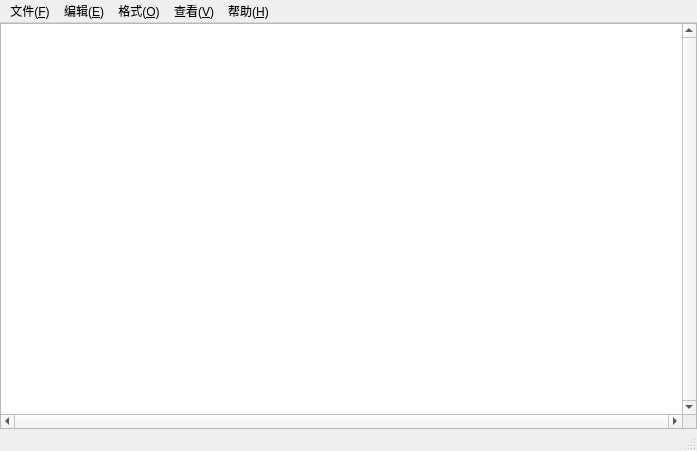
<?xml version="1.0" encoding="UTF-8"?>
<ui version="4.0">
 <class>MainWindow</class>
 <widget class="QMainWindow" name="MainWindow">
  <property name="geometry">
   <rect>
    <x>0</x>
    <y>0</y>
    <width>697</width>
    <height>451</height>
   </rect>
  </property>
  <property name="mouseTracking">
   <bool>false</bool>
  </property>
  <property name="windowTitle">
   <string>记事本</string>
  </property>
  <property name="windowIcon">
   <iconset>
    <normaloff>res/np_mi.ico</normaloff>
    <normalon>res/np_mi.ico</normalon>res/np_mi.ico</iconset>
  </property>
  <property name="animated">
   <bool>true</bool>
  </property>
  <property name="documentMode">
   <bool>false</bool>
  </property>
  <widget class="QWidget" name="centralWidget">
   <layout class="QGridLayout" name="gridLayout_2">
    <property name="leftMargin">
     <number>0</number>
    </property>
    <property name="topMargin">
     <number>0</number>
    </property>
    <property name="rightMargin">
     <number>0</number>
    </property>
    <property name="bottomMargin">
     <number>0</number>
    </property>
    <property name="horizontalSpacing">
     <number>6</number>
    </property>
    <item row="0" column="0">
     <layout class="QGridLayout" name="gridLayout">
      <property name="sizeConstraint">
       <enum>QLayout::SetMaximumSize</enum>
      </property>
      <property name="spacing">
       <number>0</number>
      </property>
      <item row="0" column="0">
       <widget class="QPlainTextEdit" name="plainTextEdit">
        <property name="font">
         <font>
          <family>宋体</family>
          <pointsize>12</pointsize>
         </font>
        </property>
        <property name="frameShape">
         <enum>QFrame::StyledPanel</enum>
        </property>
        <property name="verticalScrollBarPolicy">
         <enum>Qt::ScrollBarAlwaysOn</enum>
        </property>
        <property name="horizontalScrollBarPolicy">
         <enum>Qt::ScrollBarAlwaysOn</enum>
        </property>
       </widget>
      </item>
     </layout>
    </item>
   </layout>
  </widget>
  <widget class="QMenuBar" name="menuBar">
   <property name="geometry">
    <rect>
     <x>0</x>
     <y>0</y>
     <width>697</width>
     <height>23</height>
    </rect>
   </property>
   <property name="sizePolicy">
    <sizepolicy hsizetype="MinimumExpanding" vsizetype="Minimum">
     <horstretch>0</horstretch>
     <verstretch>0</verstretch>
    </sizepolicy>
   </property>
   <widget class="QMenu" name="menu_F">
    <property name="title">
     <string>文件(&amp;F)</string>
    </property>
    <addaction name="newfile"/>
    <addaction name="openfile"/>
    <addaction name="savefile"/>
    <addaction name="saveas"/>
    <addaction name="separator"/>
    <addaction name="pageset"/>
    <addaction name="print"/>
    <addaction name="separator"/>
    <addaction name="exit"/>
   </widget>
   <widget class="QMenu" name="menu_E">
    <property name="title">
     <string>编辑(&amp;E)</string>
    </property>
    <addaction name="undo"/>
    <addaction name="separator"/>
    <addaction name="cut"/>
    <addaction name="copy"/>
    <addaction name="paste"/>
    <addaction name="delete_2"/>
    <addaction name="separator"/>
    <addaction name="find"/>
    <addaction name="findnext"/>
    <addaction name="replace"/>
    <addaction name="goto_2"/>
    <addaction name="separator"/>
    <addaction name="selectall"/>
    <addaction name="date"/>
   </widget>
   <widget class="QMenu" name="menu_O">
    <property name="title">
     <string>格式(&amp;O)</string>
    </property>
    <addaction name="autoline"/>
    <addaction name="font"/>
   </widget>
   <widget class="QMenu" name="menu_V">
    <property name="title">
     <string>查看(&amp;V)</string>
    </property>
    <addaction name="status"/>
   </widget>
   <widget class="QMenu" name="menu_H">
    <property name="title">
     <string>帮助(&amp;H)</string>
    </property>
    <addaction name="help"/>
    <addaction name="about"/>
   </widget>
   <addaction name="menu_F"/>
   <addaction name="menu_E"/>
   <addaction name="menu_O"/>
   <addaction name="menu_V"/>
   <addaction name="menu_H"/>
  </widget>
  <widget class="QStatusBar" name="statusBar"/>
  <action name="newfile">
   <property name="text">
    <string>新建(&amp;N)</string>
   </property>
   <property name="shortcut">
    <string>Ctrl+N</string>
   </property>
  </action>
  <action name="openfile">
   <property name="text">
    <string>打开(&amp;O)...</string>
   </property>
   <property name="shortcut">
    <string>Ctrl+O</string>
   </property>
  </action>
  <action name="savefile">
   <property name="text">
    <string>保存(&amp;S)</string>
   </property>
   <property name="shortcut">
    <string>Ctrl+S</string>
   </property>
  </action>
  <action name="saveas">
   <property name="text">
    <string>另存为(&amp;A)...</string>
   </property>
  </action>
  <action name="pageset">
   <property name="text">
    <string>页面设置(&amp;U)...</string>
   </property>
  </action>
  <action name="print">
   <property name="text">
    <string>打印(&amp;P)...</string>
   </property>
   <property name="shortcut">
    <string>Ctrl+P</string>
   </property>
  </action>
  <action name="exit">
   <property name="text">
    <string>退出(&amp;X)</string>
   </property>
  </action>
  <action name="undo">
   <property name="text">
    <string>撤销(&amp;U)</string>
   </property>
   <property name="shortcut">
    <string>Ctrl+Z</string>
   </property>
  </action>
  <action name="cut">
   <property name="text">
    <string>剪切(&amp;T)</string>
   </property>
   <property name="shortcut">
    <string>Ctrl+X</string>
   </property>
  </action>
  <action name="copy">
   <property name="text">
    <string>复制(&amp;C)</string>
   </property>
   <property name="shortcut">
    <string>Ctrl+C</string>
   </property>
  </action>
  <action name="paste">
   <property name="text">
    <string>粘贴(&amp;P)</string>
   </property>
   <property name="shortcut">
    <string>Ctrl+V</string>
   </property>
  </action>
  <action name="delete_2">
   <property name="text">
    <string>删除(&amp;L)</string>
   </property>
   <property name="shortcut">
    <string>Del</string>
   </property>
  </action>
  <action name="find">
   <property name="text">
    <string>查找(&amp;F)</string>
   </property>
   <property name="shortcut">
    <string>Ctrl+F</string>
   </property>
  </action>
  <action name="findnext">
   <property name="text">
    <string>查找下一个(&amp;N)</string>
   </property>
   <property name="shortcut">
    <string>F3</string>
   </property>
  </action>
  <action name="replace">
   <property name="text">
    <string>替换(&amp;R)</string>
   </property>
   <property name="shortcut">
    <string>Ctrl+H</string>
   </property>
  </action>
  <action name="goto_2">
   <property name="text">
    <string>转到(&amp;G)</string>
   </property>
   <property name="shortcut">
    <string>Ctrl+G</string>
   </property>
  </action>
  <action name="selectall">
   <property name="text">
    <string>全选(&amp;A)</string>
   </property>
   <property name="shortcut">
    <string>Ctrl+A</string>
   </property>
  </action>
  <action name="date">
   <property name="text">
    <string>时间/日期(&amp;D)</string>
   </property>
   <property name="shortcut">
    <string>F5</string>
   </property>
  </action>
  <action name="autoline">
   <property name="checkable">
    <bool>true</bool>
   </property>
   <property name="text">
    <string>自动换行(&amp;W)</string>
   </property>
  </action>
  <action name="font">
   <property name="text">
    <string>字体(&amp;F)...</string>
   </property>
  </action>
  <action name="status">
   <property name="checkable">
    <bool>true</bool>
   </property>
   <property name="checked">
    <bool>true</bool>
   </property>
   <property name="text">
    <string>状态栏(&amp;S)</string>
   </property>
  </action>
  <action name="help">
   <property name="text">
    <string>查看帮助(&amp;H)</string>
   </property>
  </action>
  <action name="about">
   <property name="text">
    <string>关于记事本(&amp;A)</string>
   </property>
  </action>
 </widget>
 <layoutdefault spacing="6" margin="11"/>
 <resources/>
 <connections/>
</ui>
